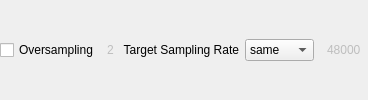
       <widget class="QWidget" name="sampling_wid" native="true">
        <layout class="QHBoxLayout" name="horizontalLayout_4">
         <property name="leftMargin">
          <number>0</number>
         </property>
         <property name="topMargin">
          <number>0</number>
         </property>
         <property name="rightMargin">
          <number>0</number>
         </property>
         <property name="bottomMargin">
          <number>0</number>
         </property>
         <item>
          <widget class="QCheckBox" name="oversample_cb">
           <property name="toolTip">
            <string>Enable oversampling for rate/pitch processing</string>
           </property>
           <property name="text">
            <string>Oversampling</string>
           </property>
          </widget>
         </item>
         <item>
          <widget class="QSpinBox" name="oversample_sb">
           <property name="enabled">
            <bool>false</bool>
           </property>
           <property name="toolTip">
            <string>Oversampling Factor</string>
           </property>
           <property name="frame">
            <bool>false</bool>
           </property>
           <property name="alignment">
            <set>Qt::AlignCenter</set>
           </property>
           <property name="buttonSymbols">
            <enum>QAbstractSpinBox::NoButtons</enum>
           </property>
           <property name="minimum">
            <number>2</number>
           </property>
           <property name="maximum">
            <number>4</number>
           </property>
          </widget>
         </item>
         <item>
          <widget class="QLabel" name="target_sr_l">
           <property name="minimumSize">
            <size>
             <width>48</width>
             <height>0</height>
            </size>
           </property>
           <property name="text">
            <string>Target Sampling Rate</string>
           </property>
           <property name="alignment">
            <set>Qt::AlignRight|Qt::AlignTrailing|Qt::AlignVCenter</set>
           </property>
          </widget>
         </item>
         <item>
          <widget class="QComboBox" name="target_sr_cmb">
           <property name="toolTip">
            <string>same	same sampling rate as input
custom	custom sampling rate</string>
           </property>
           <item>
            <property name="text">
             <string>same</string>
            </property>
           </item>
           <item>
            <property name="text">
             <string>custom</string>
            </property>
           </item>
          </widget>
         </item>
         <item>
          <widget class="QSpinBox" name="target_sr_sb">
           <property name="enabled">
            <bool>false</bool>
           </property>
           <property name="minimumSize">
            <size>
             <width>48</width>
             <height>0</height>
            </size>
           </property>
           <property name="toolTip">
            <string>Custom sampling rate used for resulting files</string>
           </property>
           <property name="frame">
            <bool>false</bool>
           </property>
           <property name="alignment">
            <set>Qt::AlignCenter</set>
           </property>
           <property name="buttonSymbols">
            <enum>QAbstractSpinBox::NoButtons</enum>
           </property>
           <property name="minimum">
            <number>8000</number>
           </property>
           <property name="maximum">
            <number>96000</number>
           </property>
           <property name="value">
            <number>48000</number>
           </property>
          </widget>
         </item>
        </layout>
       </widget>
